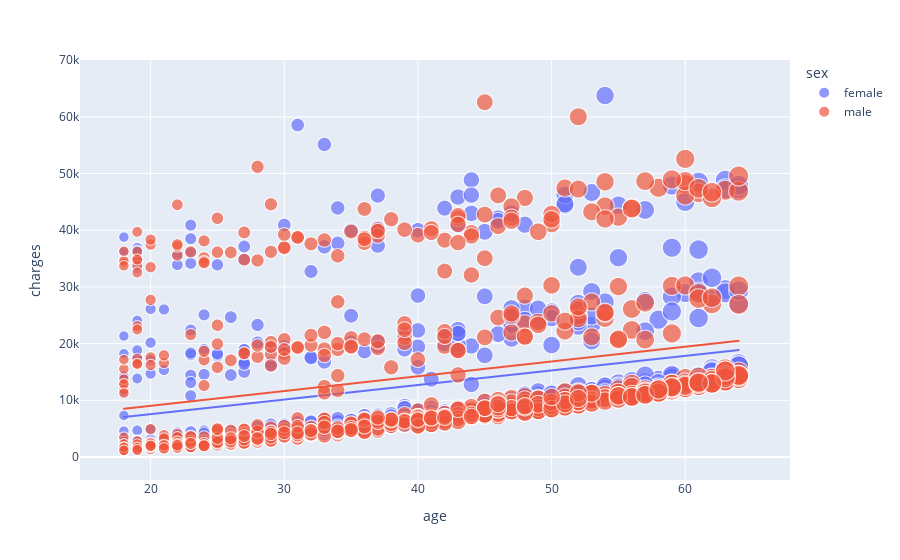

The code cell stored with this chart in its notebook:
### Code cell
figure = px.scatter(
    data_frame=data,
    x="age",
    y="charges",
    size="age",
    color="sex",
    trendline="ols",
)
figure.show()

### Figure 1 — Plotly figure (JSON) as saved in the notebook; plotly's stock layout.template omitted (floating-point values rounded to 4 significant figures; data arrays with more than 128 entries replaced by an {"elided": "..."} marker saying what was removed)
{"data": [{"hovertemplate": "sex=female<br>age=%{marker.size}<br>charges=%{y}<extra></extra>", "legendgroup": "female", "marker": {"color": "#636efa", "size": {"elided": "662 int values"}, "sizemode": "area", "sizeref": 0.16, "symbol": "circle"}, "mode": "markers", "name": "female", "showlegend": true, "type": "scattergl", "x": {"elided": "662 int values"}, "xaxis": "x", "y": {"elided": "662 float values"}, "yaxis": "y"}, {"hovertemplate": "<b>OLS trendline</b><br>charges = 257.011 * age + 2416.85<br>R<sup>2</sup>=0.105349<br><br>sex=female<br>age=%{x}<br>charges=%{y} <b>(trend)</b><extra></extra>", "legendgroup": "female", "marker": {"color": "#636efa", "symbol": "circle"}, "mode": "lines", "name": "female", "showlegend": false, "type": "scattergl", "x": {"elided": "662 int values"}, "xaxis": "x", "y": {"elided": "662 float values"}, "yaxis": "y"}, {"hovertemplate": "sex=male<br>age=%{marker.size}<br>charges=%{y}<extra></extra>", "legendgroup": "male", "marker": {"color": "#EF553B", "size": {"elided": "676 int values"}, "sizemode": "area", "sizeref": 0.16, "symbol": "circle"}, "mode": "markers", "name": "male", "showlegend": true, "type": "scattergl", "x": {"elided": "676 int values"}, "xaxis": "x", "y": {"elided": "676 float values"}, "yaxis": "y"}, {"hovertemplate": "<b>OLS trendline</b><br>charges = 260.681 * age + 3811.77<br>R<sup>2</sup>=0.079732<br><br>sex=male<br>age=%{x}<br>charges=%{y} <b>(trend)</b><extra></extra>", "legendgroup": "male", "marker": {"color": "#EF553B", "symbol": "circle"}, "mode": "lines", "name": "male", "showlegend": false, "type": "scattergl", "x": {"elided": "676 int values"}, "xaxis": "x", "y": {"elided": "676 float values"}, "yaxis": "y"}], "layout": {"legend": {"itemsizing": "constant", "title": {"text": "sex"}, "tracegroupgap": 0}, "margin": {"t": 60}, "xaxis": {"anchor": "y", "domain": [0, 1], "title": {"text": "age"}}, "yaxis": {"anchor": "x", "domain": [0, 1], "title": {"text": "charges"}}}}
